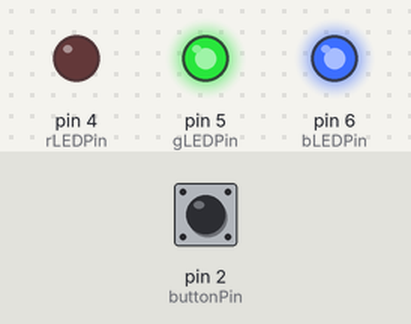
A sketch run on a simulated Arduino Uno, built with avr-gcc and run on an emulated ATmega328P. On the bench: output pins drawn as LEDs (lit = HIGH). Inputs (shaded band) come from the test bench; at power-on: pin 2 (buttonPin) HIGH.

Above: at 1.2 s.
1.3 s: pin 2 (buttonPin) pulled LOW for 0.15 s
At 2.7 s:
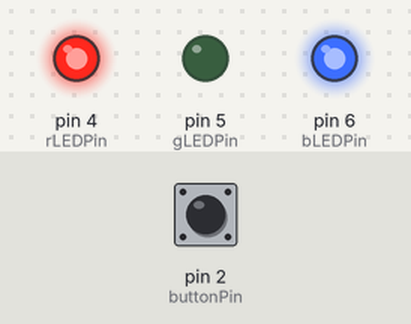
4.3 s: pin 2 (buttonPin) pulled LOW for 1 s
At 7.1 s:
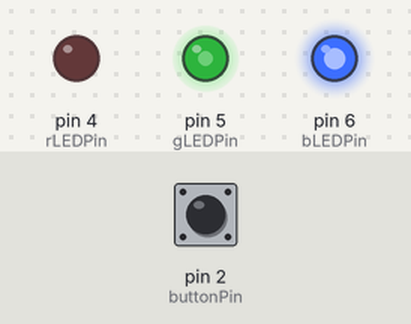
7.3 s: pin 2 (buttonPin) pulled LOW for 0.15 s
At 10.2 s:
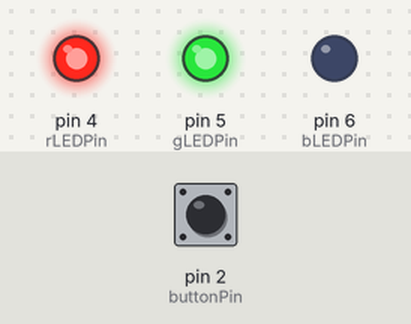
10.4 s: pin 2 (buttonPin) pulled LOW for 3.2 s
16.4 s: pin 2 (buttonPin) pulled LOW for 0.15 s
At 17.2 s:
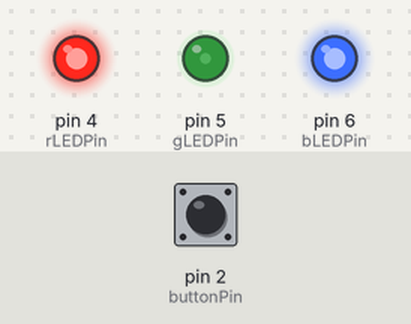
19.5 s: pin 2 (buttonPin) pulsed LOW 5 times (0.12 s each, 0.3 s apart)
Timing chart, 0 to 23.5 s (numbered marks = the images above; inputs shaded):
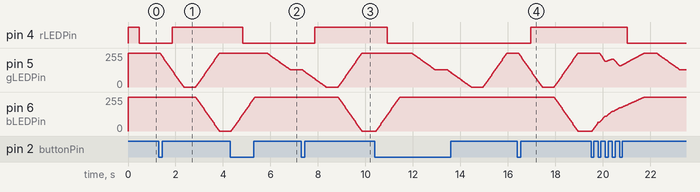

Measured:
- after the input at 1.3 s, pin 4 (rLEDPin): LOW → HIGH after 0.56 s; pin 6 (bLEDPin): moves from 255/255 to 0/255 over 0.98 s, starting after 1.6 s
- after the input at 4.3 s, pin 4 (rLEDPin): goes on until 4.8 s, then stays LOW
- after the input at 7.3 s, pin 4 (rLEDPin): LOW → HIGH after 0.56 s; pin 6 (bLEDPin): moves from 255/255 to 0/255 over 0.98 s, starting after 1.6 s
- after the input at 16.4 s, pin 4 (rLEDPin): LOW → HIGH after 0.55 s; pin 6 (bLEDPin): moves from 255/255 to 0/255 over 0.98 s, starting after 1.6 s

The sketch:

HW1_ShadowLamp.ino
```cpp
const int rLEDPin = 4;
const int gLEDPin = 5;
const int bLEDPin = 6;


const int buttonPin = 2;


float currentR = 255;
float currentG = 255;
float currentB = 255;


int colorMode = 1;
int lastButtonState = HIGH;
bool modeChanged = false;

void setup() {
  pinMode(rLEDPin, OUTPUT);
  pinMode(gLEDPin, OUTPUT);
  pinMode(bLEDPin, OUTPUT);
  pinMode(buttonPin, INPUT_PULLUP);


  setColor(255, 255, 255);
}

void loop() {

  modeChanged = false;

  if (colorMode == 1) {

    fadeToColor(0, 255, 255, 1000);
    if (modeChanged) return;
    delayWithButtonCheck(500);
    if (modeChanged) return;

    fadeToColor(0, 128, 255, 1000);
    if (modeChanged) return;
    delayWithButtonCheck(500);
    if (modeChanged) return;

    fadeToColor(0, 0, 255, 1000);
    if (modeChanged) return;
    delayWithButtonCheck(500);
  }
  else {

    fadeToColor(255, 0, 255, 1000);
    if (modeChanged) return;
    delayWithButtonCheck(500);
    if (modeChanged) return;

    fadeToColor(255, 255, 0, 1000);
    if (modeChanged) return;
    delayWithButtonCheck(500);
    if (modeChanged) return;

    fadeToColor(0, 255, 0, 1000);
    if (modeChanged) return;
    delayWithButtonCheck(500);
  }
}


void checkButton() {
  int buttonState = digitalRead(buttonPin);

  if (buttonState == LOW && lastButtonState == HIGH) {
    delay(50);
    if (digitalRead(buttonPin) == LOW) {
      colorMode = (colorMode == 1) ? 2 : 1;
      modeChanged = true;
    }
  }
  lastButtonState = buttonState;
}


void delayWithButtonCheck(int durationMs) {
  int steps = durationMs / 10;
  for (int i = 0; i < steps; i++) {
    checkButton();
    if (modeChanged) return;
    delay(10);
  }
}


void setColor(int r, int g, int b) {
  analogWrite(rLEDPin, r);
  analogWrite(gLEDPin, g);
  analogWrite(bLEDPin, b);
  currentR = r;
  currentG = g;
  currentB = b;
}


void fadeToColor(int targetR, int targetG, int targetB, int durationMs) {
  int steps = 50;
  float delayPerStep = (float)durationMs / steps;

  float stepR = (targetR - currentR) / steps;
  float stepG = (targetG - currentG) / steps;
  float stepB = (targetB - currentB) / steps;

  for (int i = 0; i < steps; i++) {
    checkButton();
    if (modeChanged) return;

    currentR += stepR;
    currentG += stepG;
    currentB += stepB;

    analogWrite(rLEDPin, (int)currentR);
    analogWrite(gLEDPin, (int)currentG);
    analogWrite(bLEDPin, (int)currentB);

    delay((int)delayPerStep);
  }

  setColor(targetR, targetG, targetB);
}
```
